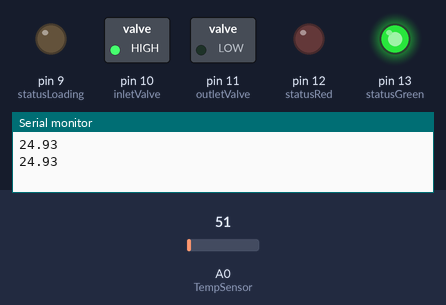
Bench run of a sketch on a simulated Arduino Uno, built with avr-gcc and run on an emulated ATmega328P. Parts: switched loads named in the sketch (green lamp = pin HIGH), output pins drawn as LEDs (lit = HIGH), the last lines printed to the serial monitor. Inputs (shaded band) come from the test bench; at power-on: A0 (TempSensor) = 51.

Above: at 10.2 s.
10.3 s: A0 (TempSensor) set to 65
At 11.9 s:
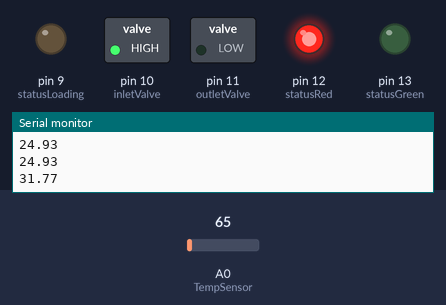
12.5 s: A0 (TempSensor) set to 61
At 13.4 s:
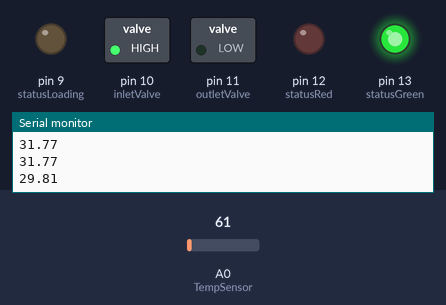
14.5 s: A0 (TempSensor) set to 71
At 16.2 s:
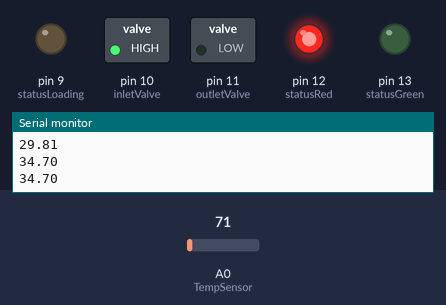
16.5 s: A0 (TempSensor) set to 30
At 18.95 s:
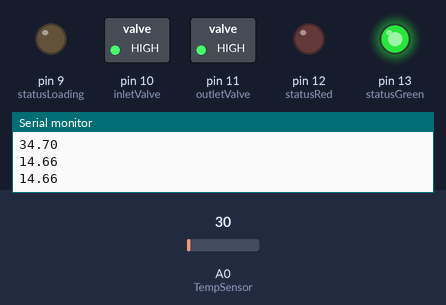
Timing chart, 0 to 20.5 s (numbered marks = the images above; inputs shaded):
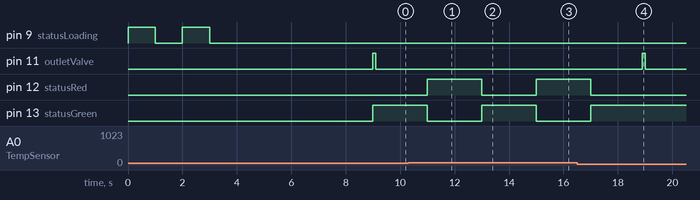

Measured:
- the behaviour switches between 61 and 62 on A0 (TempSensor) (found by bisection; images 0 and 1)
- after the input at 10.3 s, pin 12 (statusRed): LOW → HIGH after 0.70 s; pin 13 (statusGreen): HIGH → LOW after 0.70 s
- after the input at 12.5 s, pin 12 (statusRed): HIGH → LOW after 0.50 s; pin 13 (statusGreen): LOW → HIGH after 0.50 s
- after the input at 14.5 s, pin 12 (statusRed): LOW → HIGH after 0.50 s; pin 13 (statusGreen): HIGH → LOW after 0.50 s
- after the input at 16.5 s, pin 12 (statusRed): HIGH → LOW after 0.50 s; pin 13 (statusGreen): LOW → HIGH after 0.50 s

The sketch:

HydroCar_Controller_1.0.ino
```cpp
/*
NOTES:
Realised before testing that C++ has no way to run certain tasks asynchronously natively
Added the "Scheduler" library and found that it isnt compatible with all arduino like platforms
Added the "TaskScheduler" library after some research
Now everything works perfectly

***REMINDER***
Current Temperature Threshold is set to a temp achievable by covering the sensor with my fingers
*/

#include <TaskScheduler.h>

const int inletValve = 10;
const int outletValve = 11;
const int statusRed = 12;
const int statusGreen = 13;
const int statusLoading = 9;
const int TempSensor = A0;
bool hot = false;

void PurgeSequence()
{
  // Purge Sequence
  digitalWrite(outletValve, HIGH);
  delay(100);
  digitalWrite(outletValve, LOW);
}

Task purge(9900, TASK_FOREVER, &PurgeSequence);  // Run every 1000ms indefinitely
Task mainLoop(1000, TASK_FOREVER, &MainLoop);   // Run every 500ms indefinitely

Scheduler runner;

void MainLoop()
{
  int val = analogRead(TempSensor);
  float voltage = val * (5.00 / 1023.00);
  float temp = voltage * 100;
  if(temp >= 30)
  {
    if(hot != true)
    {
      digitalWrite(statusGreen, LOW);
      digitalWrite(statusRed, HIGH);
      hot = true;
    }
  }
  else
  {
    if(hot != false)
    {
      digitalWrite(statusGreen, HIGH);
      digitalWrite(statusRed, LOW);
      hot = false;
    }
  }
  Serial.println(temp);
}

void setup()
{
  Serial.begin(9600);
  pinMode(inletValve, OUTPUT);
  pinMode(outletValve, OUTPUT);
  pinMode(statusRed, OUTPUT);
  pinMode(statusGreen, OUTPUT);
  pinMode(statusLoading, OUTPUT);

  for (int i = 0; i<2; i++)
  {
    digitalWrite(statusLoading, HIGH);
    delay(1000);
    digitalWrite(statusLoading, LOW);
    delay(1000);
  }
  digitalWrite(inletValve, HIGH);

  delay(5000);
  digitalWrite(statusGreen, HIGH);

  runner.addTask(purge);
  runner.addTask(mainLoop);
  purge.enable();
  mainLoop.enable();
}

void loop()
{
  runner.execute();
}
```
